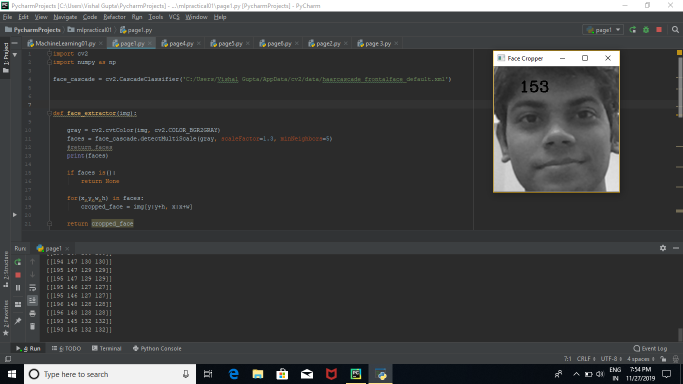
#> input picture image_page1.png, 1366 x 768 px (shown at 1/2 size)
$ python -i page3_ext.py   (imports and definitions only)
#> lines starting #> are read from the running program, lines starting #| are printed output that depends on the picture; after the words box and inside, x2 and y2 are one past the last pixel; in counts of white or black regions, pixels touching at a corner belong together
#> further down, picture is the input picture: shape (768, 1366, 3); mean B, G, R 63, 62.7, 61.8
import numpy as np
import cv2
import pickle

face_cascade = cv2.CascadeClassifier('/home/nitish/Desktop/project/s_w/opencv-4.1.2/data/haarcascades/haarcascade_frontalface_alt2.xml')
def face_detector(img, size = 0.5):
#> called with size = 0.5
    gray = cv2.cvtColor(img, cv2.COLOR_BGR2GRAY)
    faces = face_cascade.detectMultiScale(gray,1.3,5)
#> faces = [[998, 143, 233, 233]]

    if faces is():
        return img,[]

    for(x,y,w,h) in faces:
        cv2.rectangle(img, (x,y),(x+w,y+h),(0,255,255),2)
        roi = img[y:y+h, x:x+w]
        roi = cv2.resize(roi, (200,200))
#> this loop made 1 pass
#> pass 1, in face_detector, `roi = img[y:y+h, x:x+w]`:
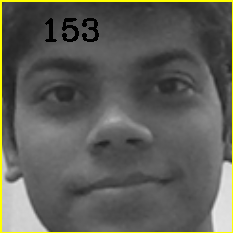
#> roi: shape (233, 233, 3); mean B, G, R 87.2, 93.7, 93.7
#> after the loop:
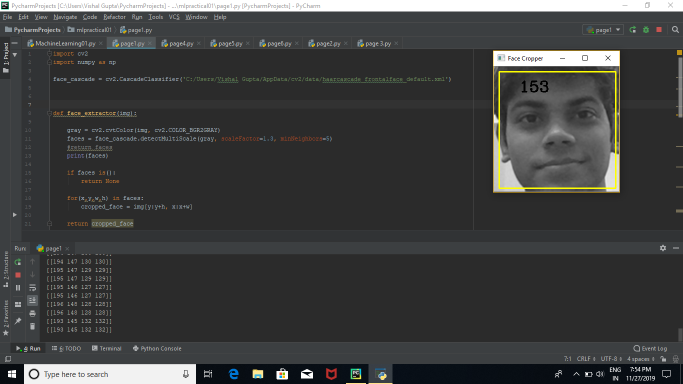
#> img: shape (768, 1366, 3) (shown at 1/2 size); 0.27% of pixels changed, all inside (x1, y1, x2, y2) = (997, 142, 1233, 378)

    return img,roi,x,y


labels = {"person-name": 0}

recognizer = cv2.face.LBPHFaceRecognizer_create()
# [42 lines not run here, left out]

>>> import cv2
>>> picture = cv2.imread('image_page1.png')
>>> result = face_detector(picture)

$ run again, on image_page3.png
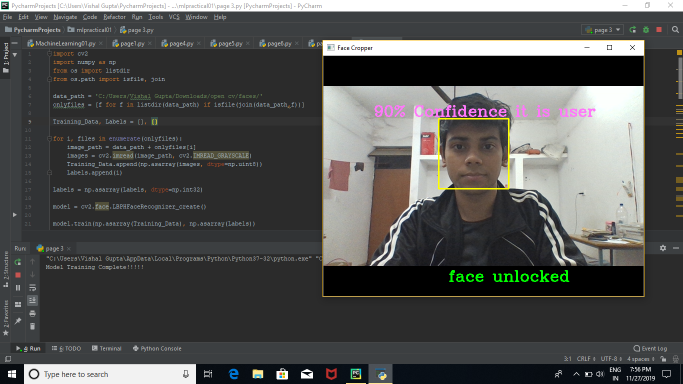
#> input picture image_page3.png, 1366 x 768 px (shown at 1/2 size)
#> picture is the input picture: shape (768, 1366, 3); mean B, G, R 79.7, 81.1, 80.8
#> faces = [[874, 239, 142, 142]]
#> the loop in face_detector, `for(x,y,w,h) in faces:` made 1 pass
#> pass 1, in face_detector, `roi = cv2.resize(roi, (200,200))`:
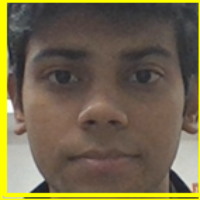
#> roi: shape (200, 200, 3); mean B, G, R 75, 102.3, 113.7
#> after the loop in face_detector, `for(x,y,w,h) in faces:`:
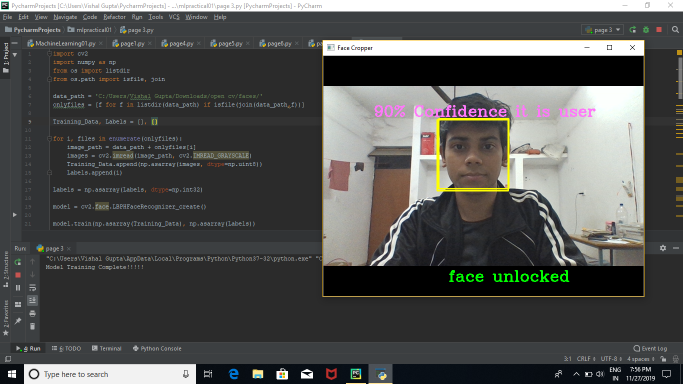
#> img: shape (768, 1366, 3) (shown at 1/2 size); 0.12% of pixels changed, all inside (x1, y1, x2, y2) = (873, 238, 1018, 383)
